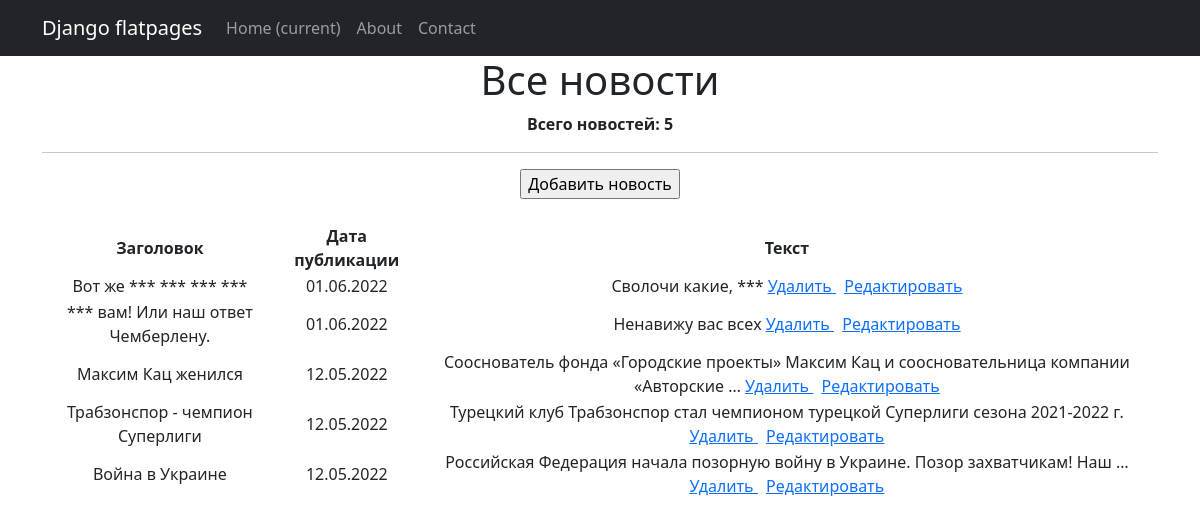
The page /news/ on the database as committed earlier.
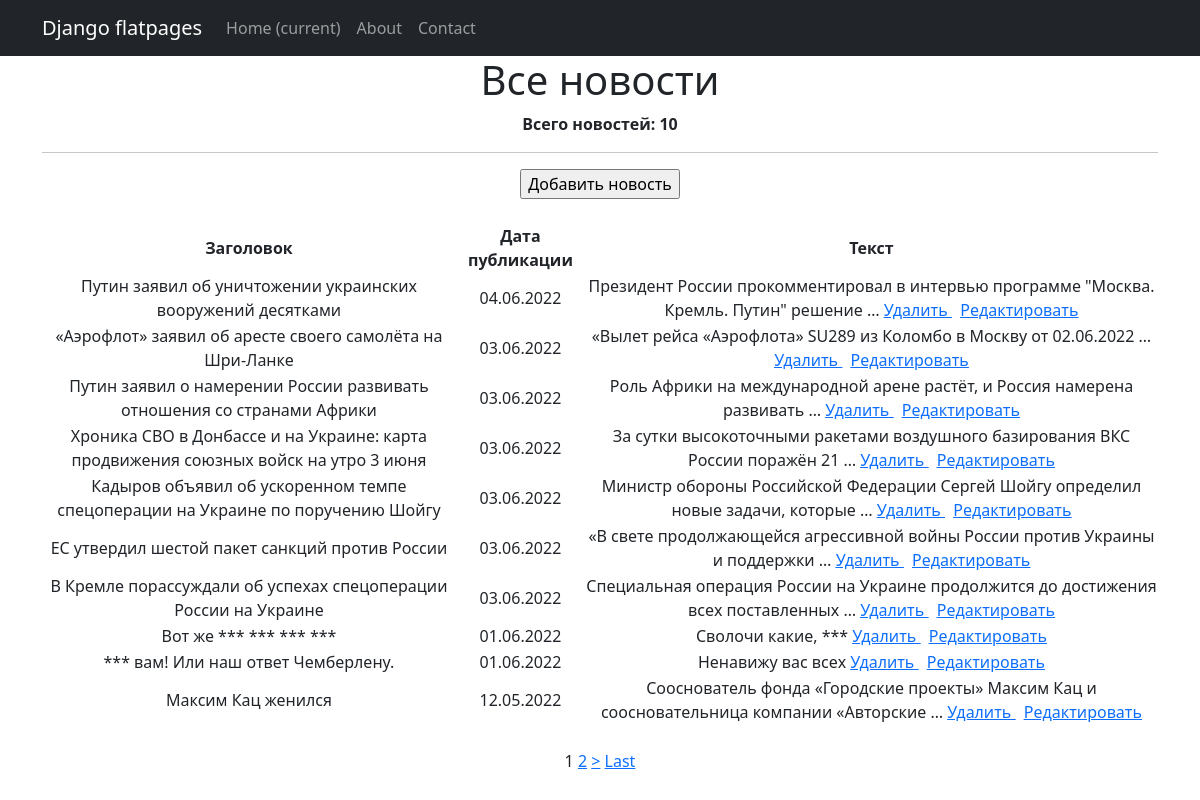
The same page on the database as committed later.
### accounts/models.py (models this page shows, shortened)
class Post(models.Model):
    post_type_choices = [
        ('AR', 'Статья'),
        ('NW', 'Новость')
    ]
    author = models.ForeignKey(Author, on_delete=models.CASCADE)
    post_type = models.CharField(max_length=2, choices=post_type_choices, default='AR')
    creation_date = models.DateTimeField(auto_now_add=True)
    post_category = models.ManyToManyField(Category, through='PostCategory')
    title = models.CharField(max_length=128)
    post_text = models.TextField()
    post_rating = models.SmallIntegerField(default=0)

### accounts/views.py (the view)
# urls.py: path('', PostList.as_view()),
class PostList(ListView):
    model = Post
    template_name = 'posts.html'
    context_object_name = 'posts'
    ordering = ['-creation_date']
    paginate_by = 10

### accounts/templatetags/custom_filters.py (called while the page is built)
@register.filter(name='censor')
def censor(value, arg):
    obscene_words = ['сука', 'хуй', 'пизда', 'блядь']
    post_words = value.split(' ')
    for word in post_words:
        if word.strip('.,!?').lower() in obscene_words:
            post_words.insert(post_words.index(word), arg)
            post_words.remove(word)
    return ' '.join(post_words)

### templates/posts.html (shortened to what this page needs)
{% extends 'default.html' %}
{% load custom_filters %}
{% block content %}
<h1>Все новости</h1>
<p><strong>Всего новостей: {{posts|length}}</strong></p>
<hr>
<form action="{% url 'post_create' %}">
    <input type="submit" value="Добавить новость" />
</form>
<br>
<table>
    <tr>
        <td>
            <strong>Заголовок</strong>
        </td>
        <td>
            <strong>Дата публикации</strong>
        </td>
        <td>
            <strong>Текст</strong>
        </td>
    </tr>
    {% for post in posts %}
    <tr>
        <td>
            {{post.title|censor:'***'}}
        </td>
        <td>
            {{post.creation_date|date:'d.m.Y'}}
        </td>
        <td>
            {{post.post_text|truncatewords:10|censor:'***'}}
            <a href="{% url 'post_delete' post.id %}"><u> Удалить </u></a>
            <a href="{% url 'post_update' post.id %}"><u> Редактировать </u></a>
        </td>
    </tr>
    {% endfor %}
</table>
<br>
{% if is_paginated %}
            {% for num in page_obj.paginator.page_range %}
                {% if page_obj.number == num %}
                    <a>{{ num }}</a>
                {% elif num > page_obj.number|add:'-3' and num < page_obj.number|add:'3' %}
                    <a href="?page={{ num }}">{{ num }}</a>
                {% endif %}
            {% endfor %}
            {% if page_obj.has_next %}
                <a href="?page={{ page_obj.next_page_number }}">></a>
                <a href="?page={{ page_obj.paginator.num_pages }}">Last</a>
            {% endif %}
{% endif %}
<br>
<br>
{% endblock content %}

Rows that differ between the two databases and show on the page:
no longer on this page (row unchanged): Post: title|censor "Трабзонспор - чемпион Суперлиги", creation_date "12.05.2022", post_text|censor "Турецкий клуб Трабзонспор стал чемпионом турецкой Суперлиги сезона 2021-2022 г."
no longer on this page (row unchanged): Post: title|censor "Война в Украине", creation_date "12.05.2022", post_text|censor "Российская Федерация начала позорную войну в Украине. Позор захватчикам! Наш …"
added Post: title|censor "Путин заявил об уничтожении украинских вооружений десятками", creation_date "04.06.2022", post_text|censor "Президент России прокомментировал в интервью программе \"Москва. Кремль. Путин\" решение …"
added Post: title|censor "«Аэрофлот» заявил об аресте своего самолёта на Шри-Ланке", creation_date "03.06.2022", post_text|censor "«Вылет рейса «Аэрофлота» SU289 из Коломбо в Москву от 02.06.2022 …"
added Post: title|censor "Путин заявил о намерении России развивать отношения со странами Африки", creation_date "03.06.2022", post_text|censor "Роль Африки на международной арене растёт, и Россия намерена развивать …"
added Post: title|censor "Хроника СВО в Донбассе и на Украине: карта продвижения союзных войск на утро 3 июня", creation_date "03.06.2022", post_text|censor "За сутки высокоточными ракетами воздушного базирования ВКС России поражён 21 …"
added Post: title|censor "Кадыров объявил об ускоренном темпе спецоперации на Украине по поручению Шойгу", creation_date "03.06.2022", post_text|censor "Министр обороны Российской Федерации Сергей Шойгу определил новые задачи, которые …"
added Post: title|censor "ЕС утвердил шестой пакет санкций против России", creation_date "03.06.2022", post_text|censor "«В свете продолжающейся агрессивной войны России против Украины и поддержки …"
added Post: title|censor "В Кремле порассуждали об успехах спецоперации России на Украине", creation_date "03.06.2022", post_text|censor "Специальная операция России на Украине продолжится до достижения всех поставленных …"
Other text that changed with them:
{{ posts|length }}: "5" → "10"
new list line: "1"
new list line: "2"
text now shown: "> Last"
